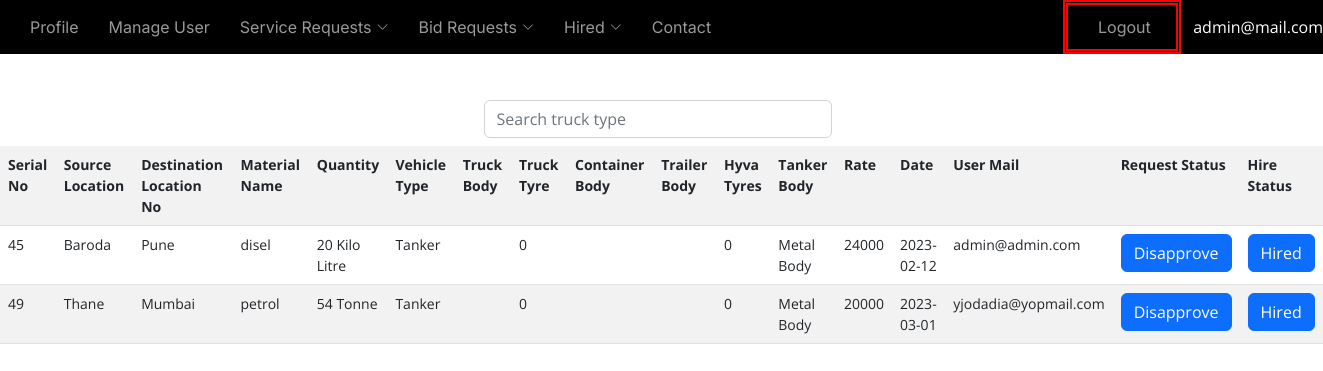
Page /admin/goodsreq.php (signed in) on the committed database.
### tables this page shows
CREATE TABLE `goods` (
  `gid` int(11) NOT NULL,
  `sloca` varchar(50) NOT NULL,
  `dloca` varchar(50) NOT NULL,
  `mname` varchar(30) NOT NULL,
  `quan` varchar(20) NOT NULL,
  `vtype` varchar(30) NOT NULL,
  `tbody` varchar(30) NOT NULL,
  `ttyre` int(3) NOT NULL,
  `cbody` varchar(25) NOT NULL,
  `trbody` varchar(30) NOT NULL,
  `htyres` int(3) NOT NULL,
  `tanbody` varchar(25) NOT NULL,
  `rates` int(8) NOT NULL,
  `postdate` date DEFAULT NULL,
  `username` varchar(50) NOT NULL,
  `lockstatus` varchar(30) NOT NULL,
  `hire` varchar(8) NOT NULL
);

### admin/goodsreq.php (the view, shortened to what this page needs)
<?php
	include("header.php");
    $table=mysqli_query($conn,"select * from goods");
?>
<br/>
<br/><br/><br/>
<div class='container mb-2 mt-1'>
    <div class="row">
    <div class="col-4"></div>
        <div class="col-4">
            <form class="d-flex" role="search">
                <input class="form-control me-2" onkeyup="showHint(this.value)" type="search" name="search" id="search" placeholder="Search truck type" aria-label="Search">
            </form>
        </div>
        <div class="col-4"></div>
    </div>
</div>
<table class="table table-striped" style="font-size: 14px;" id="data">
   <tr>
     <th>Serial No</th>
     <th>Source Location</th>
     <th>Destination Location No</th>
     <th>Material Name</th>
     <th>Quantity</th>
     <th>Vehicle Type</th>
     <th>Truck Body</th>
     <th>Truck Tyre</th>
     <th>Container Body</th>
     <th>Trailer Body</th>
     <th>Hyva Tyres</th>
     <th>Tanker Body</th>
     <th>Rate</th>
     <th>Date</th>
     <th>User Mail</th>
     <th>Request Status</th>
     <th>Hire Status</th>
    </tr>
<?php
    while($row=mysqli_fetch_array($table))
    {
        echo"<tr>";
        echo "<td>$row[gid]</td>";
        echo "<td>$row[sloca]</td>";
        echo "<td>$row[dloca]</td>";
        echo "<td>$row[mname]</td>";
        echo "<td>$row[quan]</td>";
        echo "<td>$row[vtype]</td>";
        echo "<td>$row[tbody]</td>";
        echo "<td>$row[ttyre]</td>";
        echo "<td>$row[cbody]</td>";
        echo "<td>$row[trbody]</td>";
        echo "<td>$row[htyres]</td>";
        echo "<td>$row[tanbody]</td>";
        echo "<td>$row[rates]</td>";
        echo "<td>$row[postdate]</td>";
        echo "<td>$row[username]</td>";
        if ($row['lockstatus']=="Disapprove")
            $status="Approve";
        else if ($row['lockstatus']=="Approve")
            $status="Disapprove";
        echo "<td><a href='req.php?id=$row[0]&&status=$status' class='btn btn-primary'>$status</a></td>";
        if ($row['hire']=="Unhired")
            $hire="Hired";
        else if ($row['hire']=="Hired")
            $hire="Unhired";
        echo "<td><a href='ghirestats.php?id=$row[0]&&hire=$hire' class='btn btn-primary'>$hire</a></td>";
        echo "</tr>";
    }
 ?>
</table>

### assets/css/main.css (style rules this page uses)
:root { --font-default: "Open Sans", system-ui, -apple-system, "Segoe UI", Roboto, "Helvetica Neue", Arial, "Noto Sans", "Liberation Sans", sans-serif, "Apple Color Emoji", "Segoe UI Emoji", "Segoe UI Symbol", "Noto Color Emoji"; --font-primary: "Inter", sans-serif; --font-secondary: "Poppins", sans-serif; }
:root { --color-default: #0a0d13; --color-primary: #0d42ff; --color-secondary: #0e1d34; }
:root { scroll-behavior: smooth; }
a { color: var(--color-primary); text-decoration: none; }

### rows in the picture
goods: gid "45", sloca "Baroda", dloca "Pune", mname "disel", quan "20 Kilo Litre", vtype "Tanker", ttyre "0", htyres "0", tanbody "Metal Body", rates "24000", postdate "2023-02-12", username "admin@admin.com", lockstatus "Disapprove", hire "Hired"
goods: gid "49", sloca "Thane", dloca "Mumbai", mname "petrol", quan "54 Tonne", vtype "Tanker", ttyre "0", htyres "0", tanbody "Metal Body", rates "20000", postdate "2023-03-01", username "yjodadia@yopmail.com", lockstatus "Disapprove", hire "Hired"

### other values in the picture
$user "admin@mail.com"
